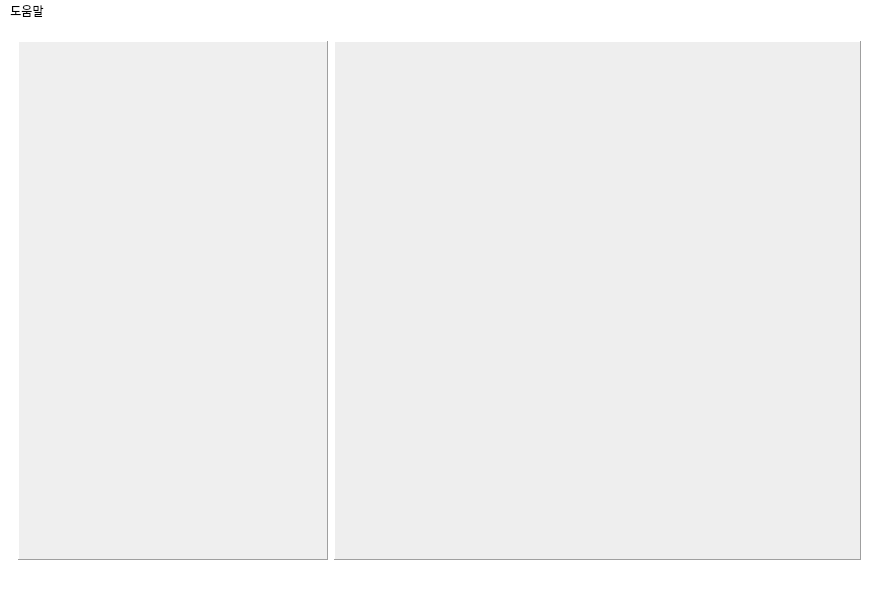
<?xml version="1.0" encoding="UTF-8"?>
<ui version="4.0">
 <class>MainWindow</class>
 <widget class="QMainWindow" name="MainWindow">
  <property name="geometry">
   <rect>
    <x>0</x>
    <y>0</y>
    <width>879</width>
    <height>600</height>
   </rect>
  </property>
  <property name="windowTitle">
   <string>MainWindow</string>
  </property>
  <property name="styleSheet">
   <string notr="true">background-color: rgb(255, 255, 255);</string>
  </property>
  <widget class="QWidget" name="centralwidget">
   <layout class="QGridLayout" name="gridLayout">
    <item row="0" column="0">
     <widget class="QStackedWidget" name="stackedWidget">
      <property name="frameShape">
       <enum>QFrame::NoFrame</enum>
      </property>
      <property name="currentIndex">
       <number>1</number>
      </property>
      <widget class="QWidget" name="page_3">
       <layout class="QGridLayout" name="gridLayout_2">
        <item row="0" column="0">
         <widget class="QFrame" name="frame_3">
          <property name="frameShape">
           <enum>QFrame::StyledPanel</enum>
          </property>
          <property name="frameShadow">
           <enum>QFrame::Raised</enum>
          </property>
         </widget>
        </item>
       </layout>
      </widget>
      <widget class="QWidget" name="page_4">
       <layout class="QGridLayout" name="gridLayout_3">
        <item row="0" column="1">
         <widget class="QFrame" name="frame_2">
          <property name="styleSheet">
           <string notr="true">background-color: rgb(238, 238, 238);</string>
          </property>
          <property name="frameShape">
           <enum>QFrame::Panel</enum>
          </property>
          <property name="frameShadow">
           <enum>QFrame::Raised</enum>
          </property>
         </widget>
        </item>
        <item row="0" column="0">
         <widget class="QFrame" name="frame">
          <property name="maximumSize">
           <size>
            <width>310</width>
            <height>16777215</height>
           </size>
          </property>
          <property name="styleSheet">
           <string notr="true">background-color: rgb(239, 239, 239);</string>
          </property>
          <property name="frameShape">
           <enum>QFrame::Panel</enum>
          </property>
          <property name="frameShadow">
           <enum>QFrame::Raised</enum>
          </property>
         </widget>
        </item>
       </layout>
      </widget>
     </widget>
    </item>
   </layout>
  </widget>
  <widget class="QMenuBar" name="menubar">
   <property name="geometry">
    <rect>
     <x>0</x>
     <y>0</y>
     <width>879</width>
     <height>17</height>
    </rect>
   </property>
   <widget class="QMenu" name="menu">
    <property name="title">
     <string>도움말</string>
    </property>
    <addaction name="actionAbout"/>
   </widget>
   <addaction name="menu"/>
  </widget>
  <widget class="QStatusBar" name="statusbar"/>
  <action name="actionAbout">
   <property name="text">
    <string>도움말</string>
   </property>
  </action>
  <action name="actionText">
   <property name="text">
    <string>텍스트</string>
   </property>
  </action>
  <action name="actionCut">
   <property name="text">
    <string>자르기</string>
   </property>
  </action>
 </widget>
 <resources/>
 <connections/>
</ui>
